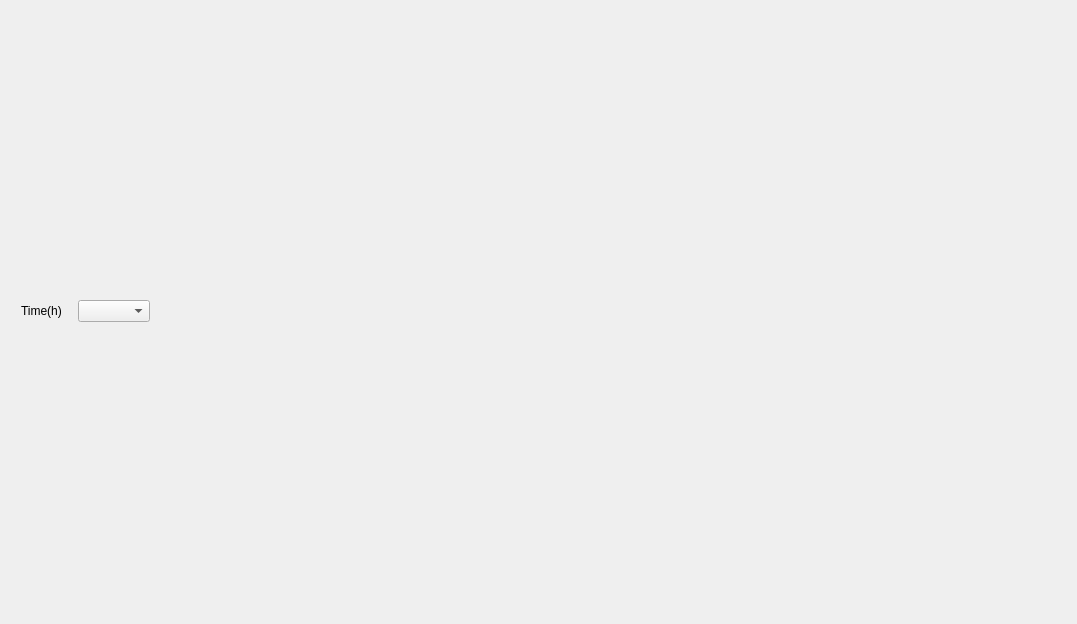
<?xml version="1.0" encoding="UTF-8"?>
<ui version="4.0">
 <class>Histogram</class>
 <widget class="QDialog" name="Histogram">
  <property name="geometry">
   <rect>
    <x>0</x>
    <y>0</y>
    <width>1077</width>
    <height>624</height>
   </rect>
  </property>
  <property name="windowTitle">
   <string>Histogram Graph</string>
  </property>
  <layout class="QGridLayout" name="gridLayout">
   <property name="topMargin">
    <number>9</number>
   </property>
   <item row="0" column="0">
    <layout class="QVBoxLayout" name="mainLayout">
     <property name="sizeConstraint">
      <enum>QLayout::SetDefaultConstraint</enum>
     </property>
     <item>
      <layout class="QHBoxLayout" name="horizontalLayout">
       <item>
        <spacer name="horizontalSpacer_2">
         <property name="orientation">
          <enum>Qt::Horizontal</enum>
         </property>
         <property name="sizeType">
          <enum>QSizePolicy::Fixed</enum>
         </property>
         <property name="sizeHint" stdset="0">
          <size>
           <width>10</width>
           <height>20</height>
          </size>
         </property>
        </spacer>
       </item>
       <item>
        <widget class="QLabel" name="lblTime">
         <property name="text">
          <string>Time(h)</string>
         </property>
        </widget>
       </item>
       <item>
        <spacer name="horizontalSpacer_3">
         <property name="orientation">
          <enum>Qt::Horizontal</enum>
         </property>
         <property name="sizeType">
          <enum>QSizePolicy::Fixed</enum>
         </property>
         <property name="sizeHint" stdset="0">
          <size>
           <width>10</width>
           <height>20</height>
          </size>
         </property>
        </spacer>
       </item>
       <item>
        <widget class="QComboBox" name="cmbTime"/>
       </item>
       <item>
        <spacer name="horizontalSpacer">
         <property name="orientation">
          <enum>Qt::Horizontal</enum>
         </property>
         <property name="sizeHint" stdset="0">
          <size>
           <width>40</width>
           <height>20</height>
          </size>
         </property>
        </spacer>
       </item>
      </layout>
     </item>
    </layout>
   </item>
  </layout>
 </widget>
 <resources/>
 <connections>
  <connection>
   <sender>cmbTime</sender>
   <signal>currentIndexChanged(int)</signal>
   <receiver>Histogram</receiver>
   <slot>onTimeSelected(int)</slot>
   <hints>
    <hint type="sourcelabel">
     <x>123</x>
     <y>226</y>
    </hint>
    <hint type="destinationlabel">
     <x>133</x>
     <y>151</y>
    </hint>
   </hints>
  </connection>
 </connections>
 <slots>
  <slot>onTimeSelected(int)</slot>
 </slots>
</ui>
